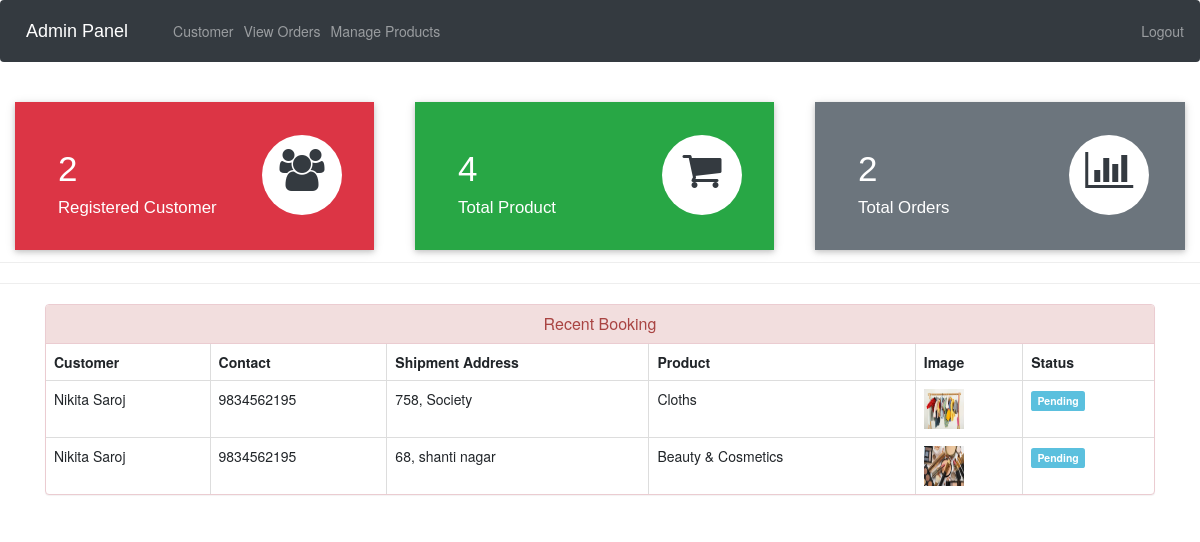
The app's page /admin-dashboard (signed in) with its own data.
### ecom/models.py (models this page shows, shortened)
class Customer(models.Model):
    user=models.OneToOneField(User,on_delete=models.CASCADE)
    profile_pic= models.ImageField(upload_to='profile_pic/CustomerProfilePic/',null=True,blank=True)
    address = models.CharField(max_length=40)
    mobile = models.CharField(max_length=20,null=False)
    @property
    def get_name(self):
        return self.user.first_name+" "+self.user.last_name

class Orders(models.Model):
    STATUS =(
        ('Pending','Pending'),
        ('Order Confirmed','Order Confirmed'),
        ('Out for Delivery','Out for Delivery'),
        ('Delivered','Delivered'),
    )
    id = models.AutoField(primary_key=True)
    customer=models.ForeignKey('Customer', on_delete=models.CASCADE,null=True)
    product=models.ForeignKey('Product',on_delete=models.CASCADE,null=True)
    email = models.CharField(max_length=50,null=True)
    address = models.CharField(max_length=500,null=True)
    mobile = models.CharField(max_length=20,null=True)
    order_date= models.DateField(auto_now_add=True,null=True)
    status=models.CharField(max_length=50,null=True,choices=STATUS)

class Product(models.Model):
    id = models.AutoField(primary_key=True)
    name=models.CharField(max_length=40)
    product_image= models.ImageField(upload_to='product_image/',null=True,blank=True)
    price = models.PositiveIntegerField()
    description=models.CharField(max_length=40)

### ecom/views.py (the view)
# urls.py: path('admin-dashboard', views.admin_dashboard_view,name='admin-dashboard'),
@login_required(login_url='adminlogin')
def admin_dashboard_view(request):
    customercount=models.Customer.objects.all().count()
    productcount=models.Product.objects.all().count()
    ordercount=models.Orders.objects.all().count()
    orders=models.Orders.objects.all()
    ordered_products=[]
    ordered_bys=[]
    for order in orders:
        ordered_product=models.Product.objects.all().filter(id=order.product.id)
        ordered_by=models.Customer.objects.all().filter(id = order.customer.id)
        ordered_products.append(ordered_product)
        ordered_bys.append(ordered_by)
    mydict={
    'customercount':customercount,
    'productcount':productcount,
    'ordercount':ordercount,
    'data':zip(ordered_products,ordered_bys,orders),
    }
    return render(request,'ecom/admin_dashboard.html',context=mydict)

### templates/ecom/admin_dashboard.html
{% extends 'ecom/admin_base.html' %}
{% load static %}
{% block content %}
<br>
{%include 'ecom/admin_dashboard_cards.html'%}
<br><br><br><br><br>
<hr><hr>
<div class="container" >
    <div class="panel panel-danger" >
      <div class="panel-heading" style="text-align:center;">
        <h6 class="panel-title">Recent Booking</h6>
      </div>
      <table class="table table-hover table-bordered" id="dev-table">
        <thead>
          <tr>
            <th>Customer</th>
            <th>Contact</th>
            <th>Shipment Address</th>
            <th>Product</th>
            <th>Image</th>
            <th>Status</th>
          </tr>
        </thead>
        {% for product,customer,order in data %}
        <tr>
          {% for c in customer %}
          <td> {{c.get_name}}</td>
          <td>{{c.mobile}}</td>
          <td>{{order.address}}</td>
          {% endfor %}
          {% for p in product %}
          <td> {{p.name}}</td>
          <td> <img src="{% static p.product_image.url %}" alt="Profile Pic" height="40px" width="40px" /></td>
          {% if order.status == 'Pending'%}
          <td> <span class="label label-info">{{order.status}}</span></td>
          {% elif order.status == 'Delivered' %}
          <td> <span class="label label-success">{{order.status}}</span></td>
          {% elif order.status == 'Out for Delivery' %}
          <td> <span class="label label-warning">{{order.status}}</span></td>
          {%else%}
            <td> <span class="label label-primary">{{order.status}}</span></td>
          {%endif%}
          {% endfor %}
        </tr>
        {% endfor %}
      </table>
  </div>
</div>
{% endblock content %}

### records on screen
Orders: address "758, Society", status "Pending"
Customer: get_name "Nikita Saroj", mobile "9834562195"
Product: name "Cloths", product_image (picture)
Orders: address "68, shanti nagar", status "Pending"
Product: name "Beauty & Cosmetics", product_image (picture)

### other values on screen
{{ customercount }} "2"
{{ productcount }} "4"
{{ ordercount }} "2"
